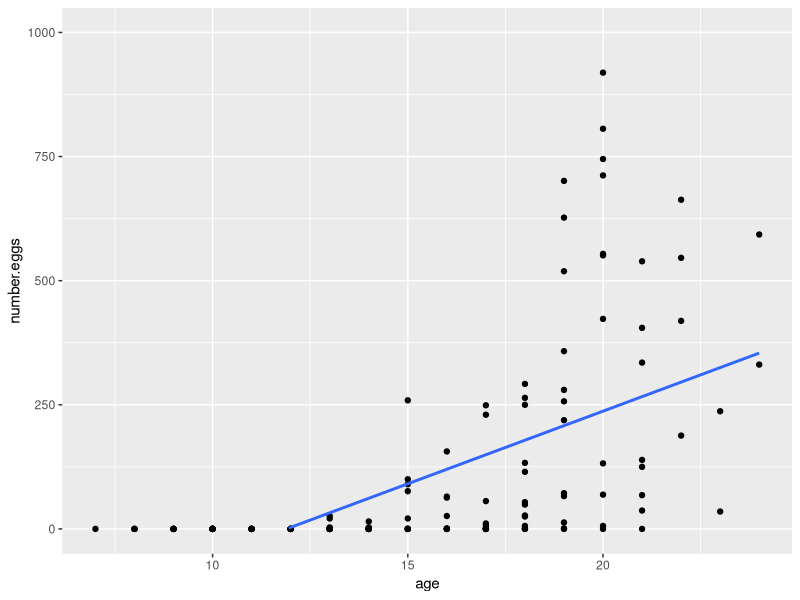
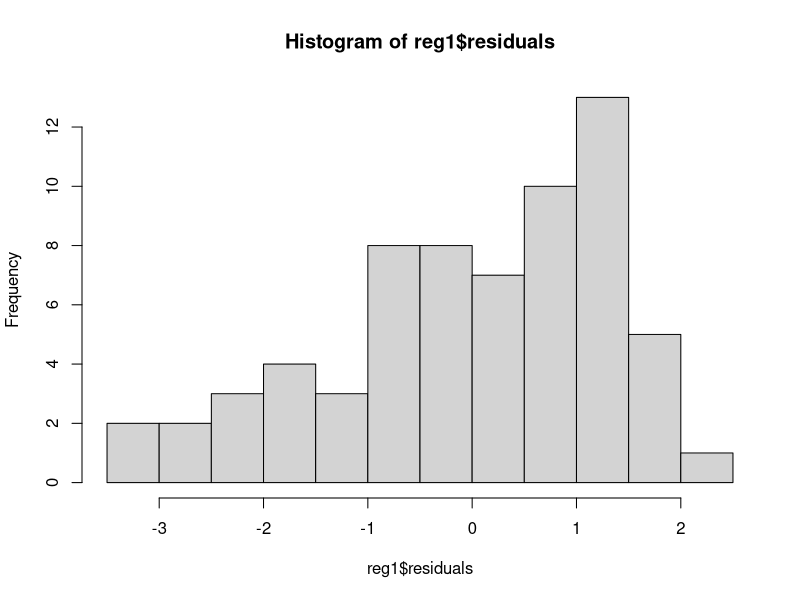
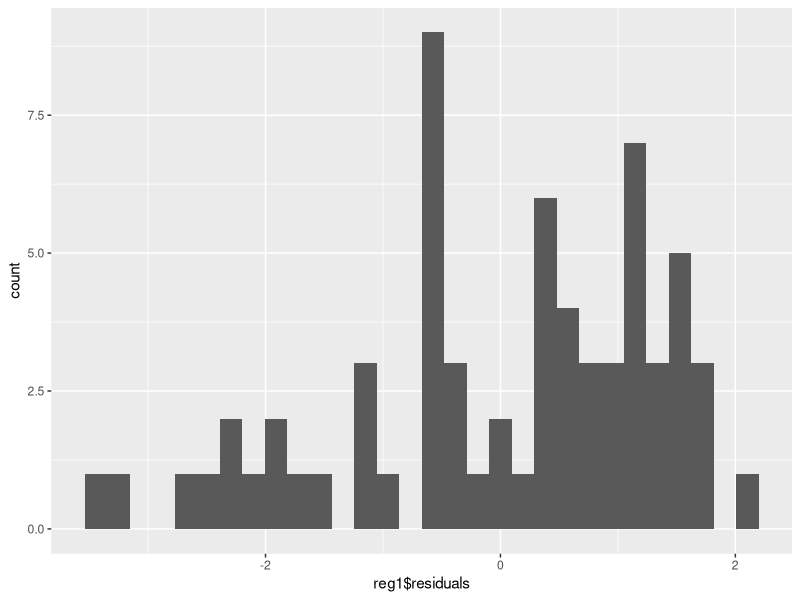

Here is the R script that generated these plots, in order:
## assignment 4 

library(ggplot2)
library(dplyr)

getwd()

list.files()

df1 <- read.csv("data.fish.csv")

# effect of age on reproductive success 

# visual examination 

ggplot(df1, aes(age, number.eggs))+
  geom_point()+
  ylim(0,1000)+
  geom_smooth(method = "lm", se = FALSE)
 
# lot of 0´s, count data, clustered, bounded at zero, non homogenity in variance 

# type of data = count data (discret data )
# wich distribution = 

# c) name for data set with many 0´s 
#bounded data set, 
# how to deal with it -> wrong long-transform the data, use a glm with a poisson distribution 

# select number of eggs > 0 

# try it with dplyr 
#df3 <- df1 %>% select(number.eggs > 1)

df2 <- df1[df1$number.eggs >1,]


# log transform number of eggs 
df2$logeggs <- log(df2$number.eggs)

# fit a linear model 
reg1 <- lm(logeggs ~ age, data = df2, na.action = na.exclude)

# show the distribution of the residuals 
hist(reg1$residuals)

# try the same with ggplot 
ggplot(df2, aes(reg1$residuals))+
  geom_histogram()

# log transformation is not appropriate 


